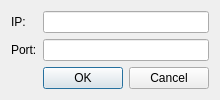
<?xml version="1.0" encoding="UTF-8"?>
<ui version="4.0">
 <class>CreateGameDialog</class>
 <widget class="QDialog" name="CreateGameDialog">
  <property name="geometry">
   <rect>
    <x>0</x>
    <y>0</y>
    <width>209</width>
    <height>95</height>
   </rect>
  </property>
  <property name="windowTitle">
   <string/>
  </property>
  <layout class="QGridLayout" name="gridLayout">
   <item row="1" column="0">
    <widget class="QLabel" name="portLabel">
     <property name="text">
      <string>Port:</string>
     </property>
    </widget>
   </item>
   <item row="2" column="1">
    <widget class="QDialogButtonBox" name="buttonBox">
     <property name="orientation">
      <enum>Qt::Horizontal</enum>
     </property>
     <property name="standardButtons">
      <set>QDialogButtonBox::Cancel|QDialogButtonBox::Ok</set>
     </property>
    </widget>
   </item>
   <item row="1" column="1">
    <widget class="QLineEdit" name="portValue"/>
   </item>
   <item row="0" column="0">
    <widget class="QLabel" name="addressIPLabel">
     <property name="text">
      <string>IP:</string>
     </property>
    </widget>
   </item>
   <item row="0" column="1">
    <widget class="QLineEdit" name="addressIPLineEdit"/>
   </item>
  </layout>
 </widget>
 <resources/>
 <connections>
  <connection>
   <sender>buttonBox</sender>
   <signal>accepted()</signal>
   <receiver>CreateGameDialog</receiver>
   <slot>accept()</slot>
   <hints>
    <hint type="sourcelabel">
     <x>248</x>
     <y>254</y>
    </hint>
    <hint type="destinationlabel">
     <x>157</x>
     <y>274</y>
    </hint>
   </hints>
  </connection>
  <connection>
   <sender>buttonBox</sender>
   <signal>rejected()</signal>
   <receiver>CreateGameDialog</receiver>
   <slot>reject()</slot>
   <hints>
    <hint type="sourcelabel">
     <x>316</x>
     <y>260</y>
    </hint>
    <hint type="destinationlabel">
     <x>286</x>
     <y>274</y>
    </hint>
   </hints>
  </connection>
 </connections>
</ui>
